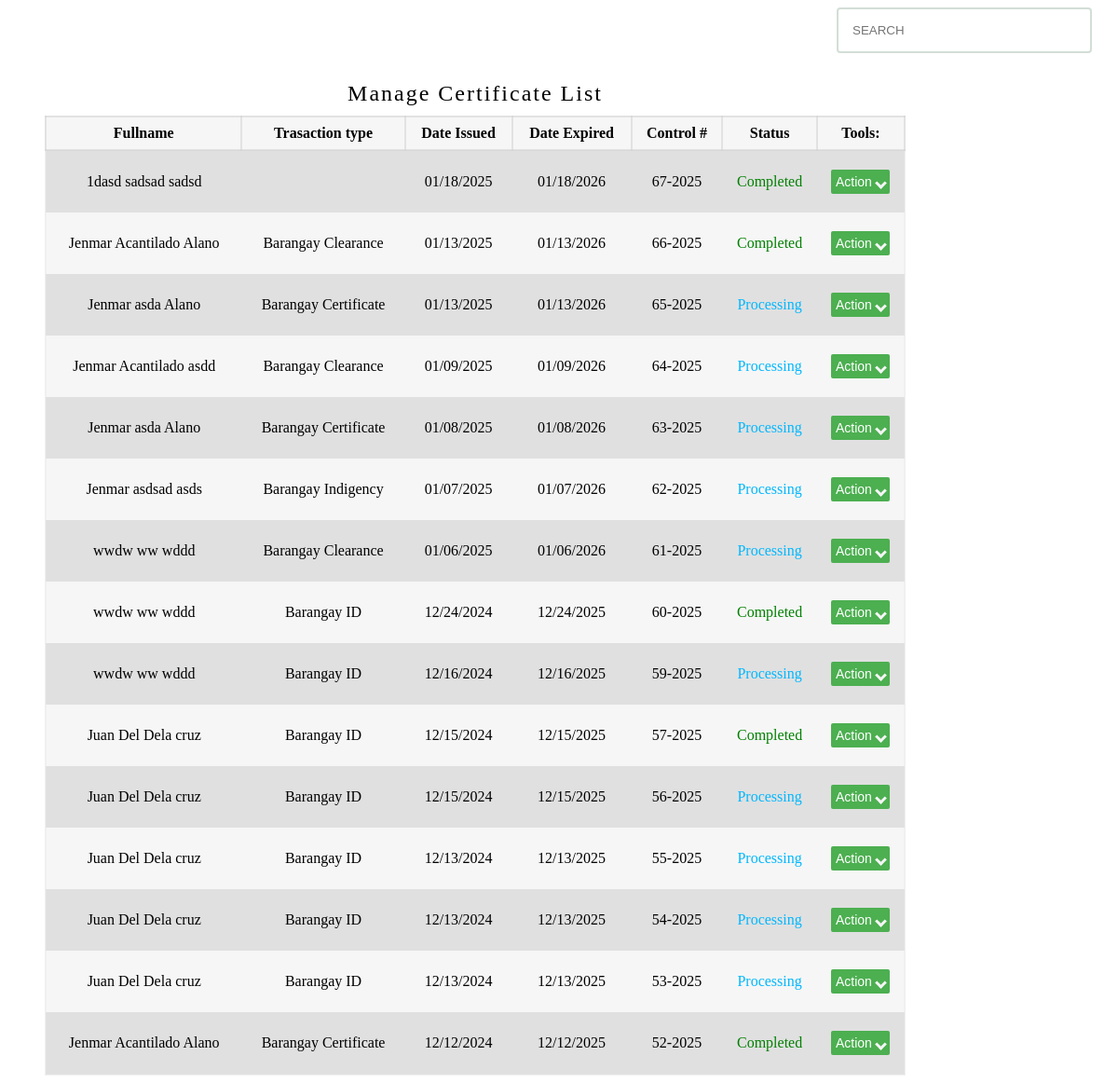
Screenshot of /administrator/admin_panel/certificate_folder/manage_certificate.php with the database file from the repository.
### tables this page shows
CREATE TABLE `barangay_manage` (
  `id` int(11) NOT NULL,
  `firstname` varchar(200) NOT NULL,
  `middlename` varchar(200) NOT NULL,
  `lastname` varchar(200) NOT NULL,
  `age` int(200) NOT NULL,
  `request_document` varchar(200) NOT NULL,
  `house_no` varchar(200) NOT NULL,
  `birthday` date NOT NULL,
  `place_of_birth` varchar(200) NOT NULL,
  `contact_no` varchar(200) NOT NULL,
  `contact_person` varchar(200) NOT NULL,
  `contact_no_contact_person` varchar(200) NOT NULL,
  `live_since_year` varchar(200) NOT NULL,
  `purpose` varchar(200) NOT NULL,
  `status` int(200) NOT NULL,
  `gender` varchar(200) NOT NULL,
  `OR_no` int(200) NOT NULL,
  `date_issue` date NOT NULL,
  `expired_date` date NOT NULL,
  `sitio_pook` varchar(200) NOT NULL
);

### administrator/admin_panel/certificate_folder/manage_certificate.php (the view, shortened to what this page needs)
<!DOCTYPE html>
<html lang="en">
<head>
    <link rel="stylesheet" href="/BIS/administrator/admin_panel/certificate_folder/style_table.css">
</head>
<body>
                     <input type="text" id = "live_search" placeholder = "SEARCH">
<?php require("../../../database/conn_db.php");
                $sql = "SELECT * FROM barangay_manage ORDER BY OR_no DESC";
                $result = $conn->query($sql);
                if ($result->num_rows > 0) {?>
                <table>
                        <caption>Manage Certificate List</caption>
                        <tr>
                            <th>Fullname</th>
                            <th>Trasaction type</th>
                            <th>Date Issued</th>
                            <th>Date Expired</th>
                            <th>Control #</th>
                            <th>Status</th>
                            <th>Tools:</th>
                        </tr>
                        <?php
                             while($row = $result->fetch_assoc()) {
                                $firstname = $row["firstname"];
                                $lastname = $row["lastname"];
                                $middlename = $row["middlename"];
                                $request_document = $row["request_document"];
                                $status = $row["status"];
                                $date_issue = $row["date_issue"];
                                $expired_date = $row["expired_date"];
                                $OR_no = $row["OR_no"];
                                ?>
                                 <tr class = "table_hover">
                                    <td><?php echo $firstname ." ". $middlename ." ". $lastname; ?></td>
                                    <td><?php echo $request_document; ?></td>
                                    <td><?php echo date('m/d/Y',strtotime($date_issue)); ?></td>
                                    <td><?php echo date('m/d/Y',strtotime($expired_date)); ?></td>
                                    <td><?php echo $OR_no ."-". date("Y")?></td>
                                    <td  style = 'color:blue;'><?php
                                        if($status == 0){
                                          echo "<p style = 'color:red;'>Decline</p>";
                                        }elseif($status == 1){
                                            echo "<p style = 'color:orange;'>Pending</p>";
                                        }
                                        elseif($status == 2){
                                            echo "<p style = 'color:rgb(0, 183, 255);'>Processing</p>";
                                        }
                                        elseif($status == 3){
                                            echo "<p style = 'color:Green '>Completed</p>";
                                        }
                                    ?></td>
                                    <td>
                                    <button class="dropdown-btns">Action<i class="arrow down"></i></button>
                                    </td>
                                </tr>
                                <?php
                            }
                        ?>
                </table>
                <?php
                }
                ?>
                        <?php include("create_payment.php");?>
                        <?php include("update_manage_list.php");?>
                        <?php include("add_manage_list.php");?>
</body>
</html>

### administrator/admin_panel/certificate_folder/create_payment.php (shortened to what this page needs)
<!DOCTYPE html>
<html lang="en">
<head>
</head>
<body>
</body>
</html>

### administrator/admin_panel/certificate_folder/update_manage_list.php (shortened to what this page needs)
<!DOCTYPE html>
<html lang="en">
<head>
</head>
<body>
</body>
</html>

### administrator/admin_panel/certificate_folder/add_manage_list.php (shortened to what this page needs)
<!DOCTYPE html>
<html lang="en">
<head>
</head>
<body>
</body>
</html>

### administrator/admin_panel/certificate_folder/style_table.css (style rules this page uses)
table { border: 2px solid rgba(228, 228, 228, 0.39); margin-left:40px; margin-top: 80px; background-color: rgba(226, 226, 226, 0.322); width: 77vw; border-collapse: collapse; transition: all 0.5s ease; border-radius:4px; font-family: "sub_text"; text-align: center; color: var(--1st-text-color); }
table td { padding: 8px; }
table th { border: 2px solid rgba(211, 211, 211, 0.562); padding: 8px; }
table tr:nth-child(even) { background-color: #a7a5a548; }
caption { font-size: 2vw; letter-spacing: 2px; background-color: var(--2nd-bg-color); padding-bottom: 10px; padding-top: 10px; color: var(--bg-color); border-radius: 4px; }
#live_search { float: right; width: 20vw; margin-right: 20px; margin-bottom: 20px; padding: 15px; background-color: var(--bg-color); border: #91ad9b67 2px solid; border-radius: 4px; color:var(--1st-text-color); outline: none; z-index: 99; }
.dropdown-btns { background-color: #4CAF50; color: white; font-size: 14px; border: none; cursor: pointer; border-radius: 2px; padding: 5px; }
.arrow { border: solid whitesmoke; border-width: 0 3px 3px 0; display: inline-block; padding: 3px; margin-left: 5px; vertical-align: middle; }
.down { transform: rotate(45deg); }

### rows the page displays
barangay_manage: firstname "1dasd", middlename "sadsad", lastname "sadsd", date_issue "01/18/2025", expired_date "01/18/2026", OR_no "67", status "Completed"
barangay_manage: firstname "Jenmar", middlename "Acantilado", lastname "Alano", request_document "Barangay Clearance", date_issue "01/13/2025", expired_date "01/13/2026", OR_no "66", status "Completed"
barangay_manage: firstname "Jenmar", middlename "asda", lastname "Alano", request_document "Barangay Certificate", date_issue "01/13/2025", expired_date "01/13/2026", OR_no "65", status "Processing"
barangay_manage: firstname "Jenmar", middlename "Acantilado", lastname "asdd", request_document "Barangay Clearance", date_issue "01/09/2025", expired_date "01/09/2026", OR_no "64", status "Processing"
barangay_manage: firstname "Jenmar", middlename "asda", lastname "Alano", request_document "Barangay Certificate", date_issue "01/08/2025", expired_date "01/08/2026", OR_no "63", status "Processing"
barangay_manage: firstname "Jenmar", middlename "asdsad", lastname "asds", request_document "Barangay Indigency", date_issue "01/07/2025", expired_date "01/07/2026", OR_no "62", status "Processing"
barangay_manage: firstname "wwdw", middlename "ww", lastname "wddd", request_document "Barangay Clearance", date_issue "01/06/2025", expired_date "01/06/2026", OR_no "61", status "Processing"
barangay_manage: firstname "wwdw", middlename "ww", lastname "wddd", request_document "Barangay ID", date_issue "12/24/2024", expired_date "12/24/2025", OR_no "60", status "Completed"
barangay_manage: firstname "wwdw", middlename "ww", lastname "wddd", request_document "Barangay ID", date_issue "12/16/2024", expired_date "12/16/2025", OR_no "59", status "Processing"
barangay_manage: firstname "Juan", middlename "Del", lastname "Dela cruz", request_document "Barangay ID", date_issue "12/15/2024", expired_date "12/15/2025", OR_no "57", status "Completed"
barangay_manage: firstname "Juan", middlename "Del", lastname "Dela cruz", request_document "Barangay ID", date_issue "12/15/2024", expired_date "12/15/2025", OR_no "56", status "Processing"
barangay_manage: firstname "Juan", middlename "Del", lastname "Dela cruz", request_document "Barangay ID", date_issue "12/13/2024", expired_date "12/13/2025", OR_no "55", status "Processing"
barangay_manage: firstname "Juan", middlename "Del", lastname "Dela cruz", request_document "Barangay ID", date_issue "12/13/2024", expired_date "12/13/2025", OR_no "54", status "Processing"
barangay_manage: firstname "Juan", middlename "Del", lastname "Dela cruz", request_document "Barangay ID", date_issue "12/13/2024", expired_date "12/13/2025", OR_no "53", status "Processing"
barangay_manage: firstname "Jenmar", middlename "Acantilado", lastname "Alano", request_document "Barangay Certificate", date_issue "12/12/2024", expired_date "12/12/2025", OR_no "52", status "Completed"
